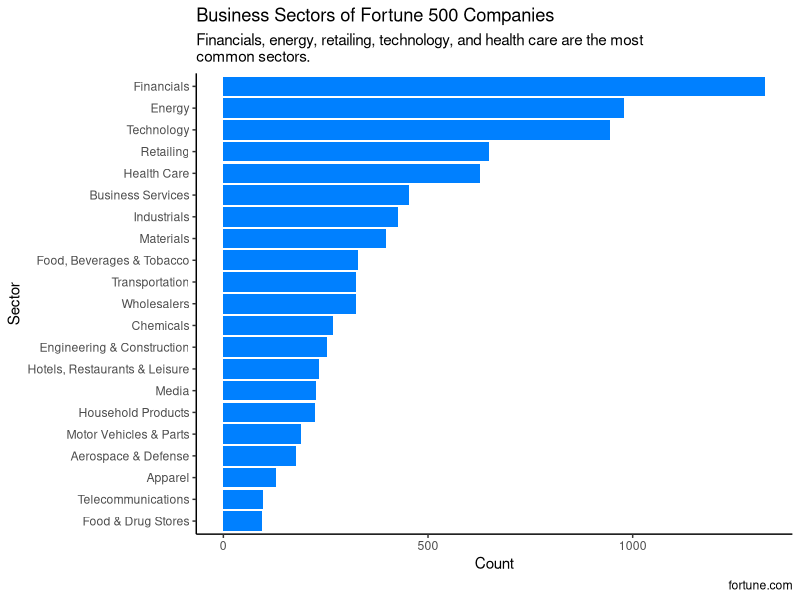
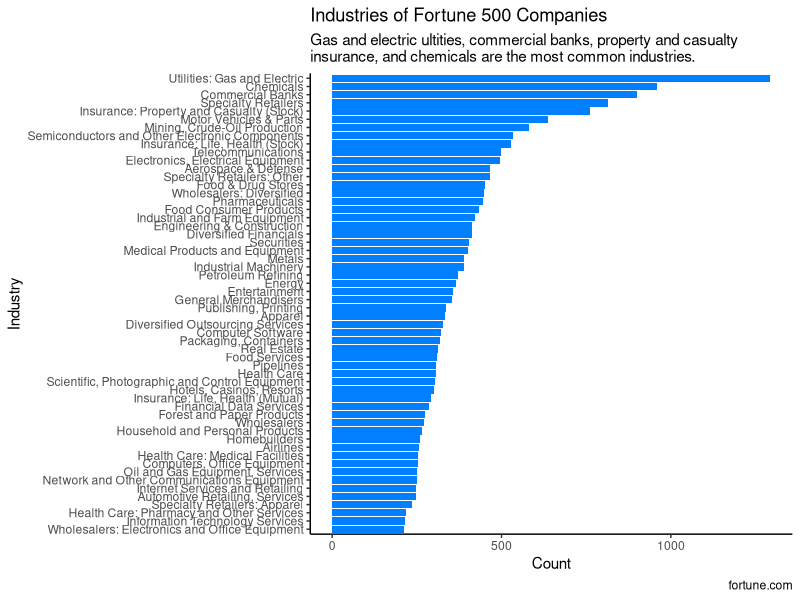

Recreate these plots in R, in order.
## ---- chunk 1
#| message: false
#| warning: false
library(tidyverse)
library(readr)
library(forcats)
## ---- chunk 2
fortune <- read_csv('data/Cleaned Data.csv', show_col_types = FALSE) |>
  select(rank, name, sector, industry)
## ---- chunk 3
business_sect <- unique(fortune) |>
  select(sector) |>
  drop_na() |>
  count(sector) |>
  mutate(sector = fct_reorder(sector, n, .desc = FALSE))
## ---- chunk 4
business_ind <- unique(fortune) |>
  select(industry) |>
  drop_na() |>
  count(industry) |>
  filter(n > 210) |>
  mutate(industry = fct_reorder(industry, n, .desc = FALSE))
## ---- chunk 5
business_sect |>
  ggplot(aes(x = sector, y = n)) +
  geom_bar(stat = 'identity', fill = '#0080ff') +
  theme(axis.text.y = element_text(angle = 0)) +
  labs(title = "Business Sectors of Fortune 500 Companies",
       subtitle = "Financials, energy, retailing, technology, and health care are the most\ncommon sectors.",
       x = 'Sector',
       y = 'Count',
       caption = 'fortune.com') +
  coord_flip() +
  theme_classic()
## ---- chunk 6
business_ind |>
  ggplot(aes(x = industry, y = n)) +
  geom_bar(stat = 'identity', fill = '#0080ff') +
  theme(axis.text.y = element_text(angle = 0)) +
  labs(title = "Industries of Fortune 500 Companies",
       subtitle = "Gas and electric ultities, commercial banks, property and casualty\ninsurance, and chemicals are the most common industries.",
       x = 'Industry',
       y = 'Count',
       caption = 'fortune.com') +
  coord_flip() +
  theme_classic()
